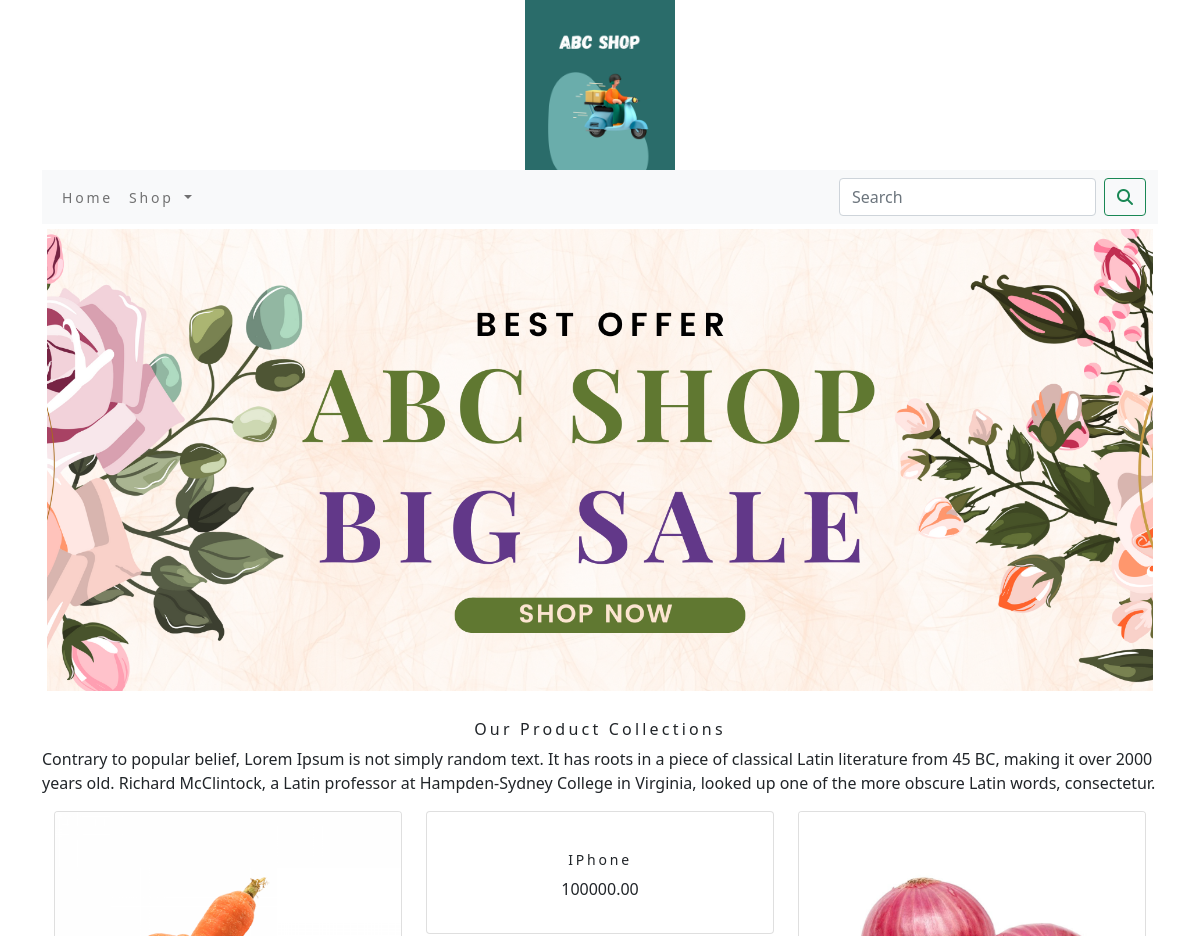
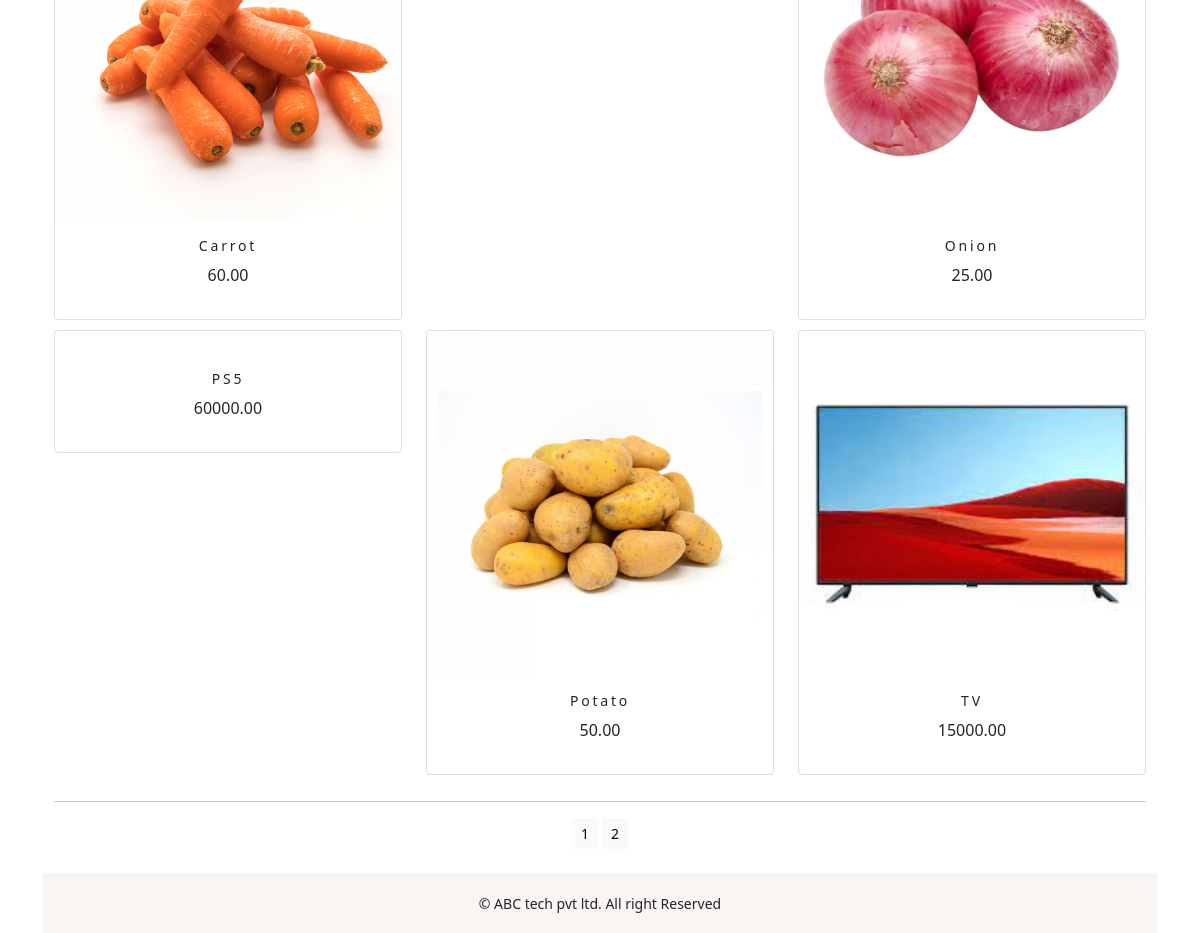
The app's page /shop/ with its own data (2 pictures, top to bottom).
### ecomshopapp/models.py (models this page shows, shortened)
class Product(models.Model):
    name = models.CharField(max_length=250, unique=True)
    slug = models.SlugField(max_length=250, unique=True)
    description = models.TextField(blank=True)
    price = models.DecimalField(max_digits=10, decimal_places=2)
    category = models.ForeignKey(Category, on_delete=models.CASCADE)
    image = models.ImageField(upload_to='product', blank=True)
    stock = models.IntegerField()
    available = models.BooleanField(default=True)
    created = models.DateTimeField(auto_now_add=True)
    updated = models.DateTimeField(auto_now=True)
    def get_url(self):
        return reverse('ecomshopapp:prodCatdetail',args=[self.category.slug,self.slug])
    class Meta:
        ordering = ('name',)
        verbose_name = 'product'
        verbose_name_plural = 'products'

### ecomshopapp/views.py (the view)
# urls.py: path('', views.allProdCat, name='allProdCat'),
def allProdCat(request, c_slug=None):
    c_page = None
    products_list = None
    if c_slug is not None:
        c_page = get_object_or_404(Category, slug=c_slug)
        products_list = Product.objects.all().filter(category=c_page, available=True)
    else:
        products_list = Product.objects.all().filter(available=True)
    paginator = Paginator(products_list, 6)
    try:
        page = int(request.GET.get('page', '1'))
    except:
        page = 1
    try:
        products = paginator.page(page)
    except (EmptyPage, InvalidPage):
        products = paginator.page(paginator.num_pages)
    return render(request, "category.html", {'category': c_page, 'products': products})

### cart/context_processors.py (called while the page is built)
def counter(request):
    item_count=0
    if 'admin' in request.path:
        return {}
    else:
        try:
            cart=Cart.objects.filter(cart_id=_cart_id(request))
            car_items=CartItem.objects.all().filter(cart=cart[:1])
            for cart_item in car_items:
                item_count += cart_item.quantity
        except Cart.DoesNotExist:
            item_count=0
    return dict(item_count=item_count)

### cart/views.py (called while the page is built)
def _cart_id(request):
    cart = request.session.session_key
    if not cart:
        cart = request.session.create()
    return cart

### ecomshopapp/context_processors.py (called while the page is built)
def menu_links(request):
    links = Category.objects.all()
    return dict(links=links)

### ecomshopapp/models.py (called while the page is built)
    def get_url(self):
        return reverse('ecomshopapp:products_by_category', args=[self.slug])

### templates/category.html (shortened to what this page needs)
{% extends 'base.html' %}
{% load static %}
{% block content%}
    <div class="mx_auto">
        {% if category %}
            <img class="my_image" src="{{category.image.url}}" alt="{{category.name}}">
    </div><br>
    <div>
         <h1 class="text-center my_title">{{category.name}}</h1>
         <p class="justify">{{category.description}}</p>
    </div>
        {% else %}
            <div>
                <img class="my_image my_image_padding" src="{% static 'img/banner.png' %}" alt="Our Products" width="1330px">
            </div><br>
            <div>
                <h1 class="text-center my_title">Our Product Collections</h1>
                <p class="justify">Contrary to popular belief, Lorem Ipsum is not simply random text. It has roots in a piece of classical Latin literature from 45 BC, making it over 2000 years old. Richard McClintock, a Latin professor at Hampden-Sydney College in Virginia, looked up one of the more obscure Latin words, consectetur.</p>
            </div>
        {% endif %}
    <div class="container">
        <div class="row mx_auto">
            {% for product in products.object_list %}
            <div class="my_bottom_margin col-9 col-sm-12 col-md-4 col-md-4">
                <div class="card text-center" style="min-width:18rem;">
                    <a href="{{product.get_url}}"><img class="card-img-top my_image" src="{{product.image.url}}" alt="{{peoduct.name}}"></a>
                <div class="card-body">
                    <h4>{{product.name}}</h4>
                    <p>{{product.price}}</p>
                </div>
                </div>
            </div>
            {% endfor %}
        </div>
        <div class="mx_auto">
            {% if products.paginator.num_pages > 1 %}
            <hr>
            <div class="text-center">
                {% for pg in products.paginator.page_range %}
                    <a href="?page={{pg}}" class="btn btn-light btn-sm {% if products.number == pg %} active {% endif %}">{{pg}}</a>
                {% endfor %}
            </div>
           {% endif %}
        </div>
        <br>
    </div>
{% endblock %}

### templates/base.html (shortened to what this page needs)
{% load static %}
<!DOCTYPE html>
<html lang="en">
<head>
    <link rel="stylesheet" href="{% static 'css/custom.css' %}">
    <link href="{% static 'css/bootstrap.min.css' %}" rel="stylesheet">
</head>
<body>
<div class="container">
{% include 'header.html' %}
{% include 'navbar.html' %}
{% block content %}
{% endblock %}
</div>
{% include 'footer.html' %}
</body>
</html>

### templates/header.html
{% load static %}
<header>
    <center>
        <a href="{% url 'ecomshopapp:allProdCat' %}"></a> <img src="{% static 'img/logo.png' %}" alt="logimage" width="150px" height="170px">
    </center>
</header>

### templates/navbar.html (shortened to what this page needs)
<nav class="navbar navbar-expand-lg navbar-light bg-light">
  <div class="container-fluid">
    <div class="collapse navbar-collapse" id="navbarSupportedContent">
      <ul class="navbar-nav me-auto mb-2 mb-lg-0">
        <li class="nav-item">
          <a class="nav-link" href="#">Home</a>
        </li>
        <li class="nav-item dropdown {% if 'ecomshopapp' in request.path %} active {% endif %}">
          <a class="nav-link dropdown-toggle" href="#" id="navbarDropdown" role="button" data-bs-toggle="dropdown" aria-expanded="false">
            Shop
          </a>
        </li>
      </ul>
      <form class="d-flex" action="{% url 'search_app:SearchResult' %}" method="get">
        <input class="form-control me-2" type="search" placeholder="Search" name="q" aria-label="Search">
        <button class="btn btn-outline-success" type="submit"><i class="fa-solid fa-magnifying-glass"></i></i></button>
      </form>
    </div>
  </div>
</nav>

### templates/footer.html
<div class="footer navbar-fixed-bottom my_footer">
    <p class="text-center">
        &copy; ABC tech pvt ltd. All right Reserved
    </p>
</div>

### static/css/custom.css (style rules this page uses)
.nav-item { letter-spacing : .2em; font-size :14px; text_transform : uppercase; }
.my_footer { background-color : #FAF5F3; height : 60px; }
.my_footer p { padding-top : 20px; font-size : 14px; }
.my_image { width : 100%; height : auto; }
.my_title { font-size : 16px; text_transform : uppercase; letter-spacing : .2em; }
.my_image_padding { padding : 5px; }
.my_bottom_margin { margin-bottom : 10px; }
.card-body h4 { font-size : 14px; text_transform : uppercase; letter-spacing : .2em; }

### records on screen
Product: image (picture), name "Carrot", price "60.00"
Product: name "IPhone", price "100000.00"
Product: image (picture), name "Onion", price "25.00"
Product: name "PS5", price "60000.00"
Product: image (picture), name "Potato", price "50.00"
Product: image (picture), name "TV", price "15000.00"

### other values on screen
{{ pg }} "1" "2"
